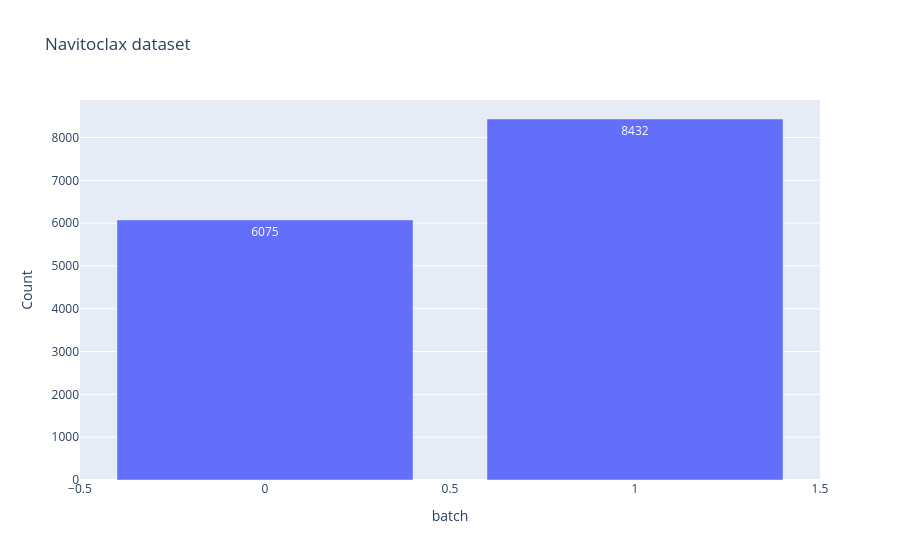

Notebook source saved alongside this figure:
### Code cell
value_counts = dataset_merged['batch'].value_counts().reset_index()
value_counts.columns = ["batch", "Count"]

fig = px.bar(value_counts, x="batch", y="Count", text="Count", title=f"{drug} dataset")
fig.show()

### Figure 1 — Plotly figure (JSON) as saved in the notebook; plotly's stock layout.template omitted (floating-point values rounded to 4 significant figures)
{"data": [{"alignmentgroup": "True", "hovertemplate": "batch=%{x}<br>Count=%{text}<extra></extra>", "legendgroup": "", "marker": {"color": "#636efa", "pattern": {"shape": ""}}, "name": "", "offsetgroup": "", "orientation": "v", "showlegend": false, "text": [8432, 6075], "textposition": "auto", "type": "bar", "x": [1, 0], "xaxis": "x", "y": [8432, 6075], "yaxis": "y"}], "layout": {"autosize": true, "barmode": "relative", "legend": {"tracegroupgap": 0}, "title": {"text": "Navitoclax dataset"}, "xaxis": {"anchor": "y", "autorange": true, "domain": [0, 1], "range": [-0.5, 1.5], "title": {"text": "batch"}, "type": "linear"}, "yaxis": {"anchor": "x", "autorange": true, "domain": [0, 1], "range": [0, 8876.0], "title": {"text": "Count"}, "type": "linear"}}}
